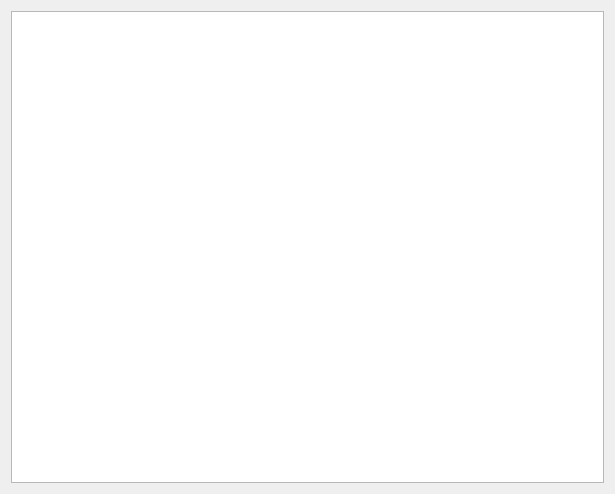
<?xml version="1.0" encoding="UTF-8"?>
<ui version="4.0">
 <class>Form</class>
 <widget class="QWidget" name="Form">
  <property name="windowModality">
   <enum>Qt::NonModal</enum>
  </property>
  <property name="geometry">
   <rect>
    <x>0</x>
    <y>0</y>
    <width>615</width>
    <height>494</height>
   </rect>
  </property>
  <property name="windowTitle">
   <string>Form</string>
  </property>
  <layout class="QGridLayout" name="gridLayout_2">
   <item row="0" column="0">
    <widget class="QTableWidget" name="table"/>
   </item>
  </layout>
 </widget>
 <resources/>
 <connections/>
</ui>
